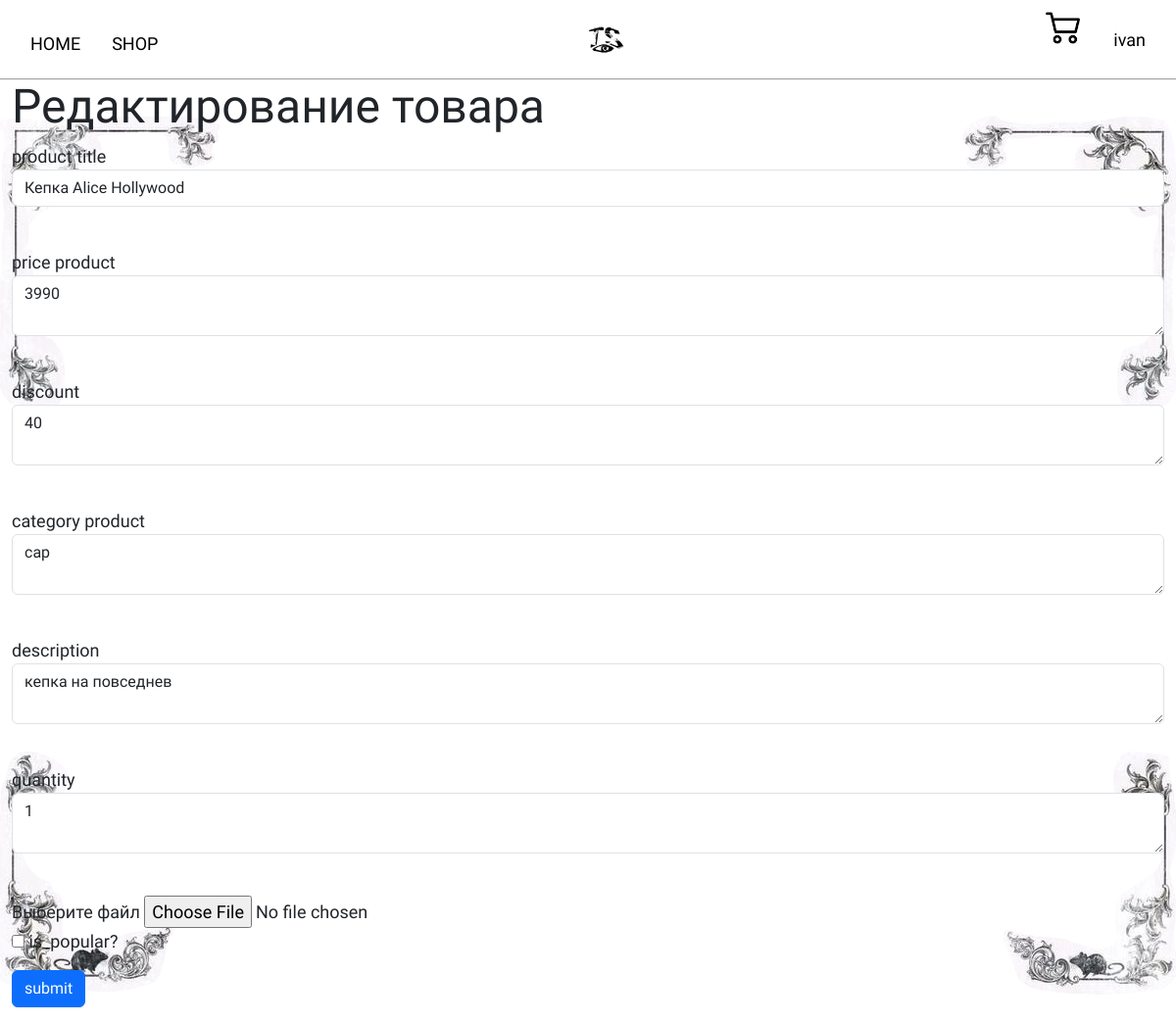
The page /product_edit/2 (signed in) on the database its author committed.
### data/users.py (models this page shows, shortened)
class User(SqlAlchemyBase, UserMixin, SerializerMixin):
    __tablename__ = 'users'
    id = sqlalchemy.Column(sqlalchemy.Integer,
                           primary_key=True, autoincrement=True)
    surname = sqlalchemy.Column(sqlalchemy.String)
    about = sqlalchemy.Column(sqlalchemy.String)
    name = sqlalchemy.Column(sqlalchemy.String)
    age = sqlalchemy.Column(sqlalchemy.Integer)
    email = sqlalchemy.Column(sqlalchemy.String, unique=True)
    hashed_password = sqlalchemy.Column(sqlalchemy.String)
    money = sqlalchemy.Column(sqlalchemy.Integer, nullable=True)
    total_spent = sqlalchemy.Column(sqlalchemy.Integer, nullable=True)
    modified_date = sqlalchemy.Column(sqlalchemy.DateTime)
    admin = sqlalchemy.Column(sqlalchemy.Boolean, default=False)
    news = orm.relationship("Product", back_populates='user')

### data/product.py (models this page shows)
class Product(SqlAlchemyBase,SerializerMixin):
    __tablename__ = 'products'
    id = sqlalchemy.Column(sqlalchemy.Integer,
                           primary_key=True, autoincrement=True)
    title = sqlalchemy.Column(sqlalchemy.String, nullable=True, unique=True)
    price = sqlalchemy.Column(sqlalchemy.Integer, nullable=True)
    category = sqlalchemy.Column(sqlalchemy.String, nullable=True)
    description = sqlalchemy.Column(sqlalchemy.String, nullable=True)
    discount = sqlalchemy.Column(sqlalchemy.Integer, nullable=True, default=0)
    created_date = sqlalchemy.Column(sqlalchemy.DateTime,
                                     default=datetime.datetime.now)
    quantity = sqlalchemy.Column(sqlalchemy.Integer, nullable=True)
    is_popular = sqlalchemy.Column(sqlalchemy.Boolean, default=True)
    image = sqlalchemy.Column(sqlalchemy.BLOB, nullable=True)
    user_id = sqlalchemy.Column(sqlalchemy.Integer,
                                sqlalchemy.ForeignKey("users.id"),nullable=True)
    user = orm.relationship('User')
    categories = orm.relationship("Category",
                                  secondary="association",
                                  backref="work")

### server.py (the view, shortened to what this page needs)
@app.route('/product_edit/<int:id>', methods=['GET', 'POST'])
@login_required
def edit_news(id):
    form = ProductForm()
    db_sess = db_session.create_session()
    user = db_sess.query(User).filter_by(id=current_user.id).first()
    db_sess.close()
    if not user.admin:
        flash('Вы не Админ, вы не можете редактировать товар', 'error')
        return redirect('/')
    if request.method == "GET":
        db_sess = db_session.create_session()
        product = db_sess.query(Product).filter(Product.id == id).first()
        if product:
            form.title.data = product.title
            form.price.data = product.price
            form.category.data = product.category
            form.discount.data = product.discount
            form.description.data = product.description
            form.quantity.data = product.quantity
            form.is_popular.data = product.is_popular
        else:
            abort(404)
    return render_template('produc.html',
                           title='Редактирование товара',
                           form=form
                           )

### forms/product.py
class ProductForm(FlaskForm):
    title = StringField('product title', validators=[DataRequired()])
    price = TextAreaField("price product")
    category = TextAreaField("category product")
    description = TextAreaField("description")
    discount = TextAreaField("discount")
    quantity = TextAreaField("quantity")
    is_popular = BooleanField("is_popular?")
    submit = SubmitField('submit')
    categories = orm.relationship("Category",
                                  secondary="association",
                                  backref="products")

### data/db_session.py (called while the page is built)
def create_session() -> Session:
    global __factory
    return __factory()

### server.py (called while the page is built)
@login_manager.user_loader
def load_user(user_id):
    db_sess = db_session.create_session()
    ret = db_sess.query(User).get(user_id)
    db_sess.close()
    return ret

### templates/produc.html (shortened to what this page needs)
{% extends "base.html" %}
{% block content %}
<h1 class="d-flex">{{ title }}</h1>
<form action="" method="post" enctype="multipart/form-data">
    <p>
        {{ form.title.label }}<br>
        {{ form.title(class="form-control") }}<br>
    </p>
    <p>
        {{ form.price.label }}<br>
        {{ form.price(class="form-control") }}<br>
    </p>
    <p>
        {{ form.discount.label }}<br>
        {{ form.discount(class="form-control") }}<br>
    </p>
    <p>
        {{ form.category.label }}<br>
        {{ form.category(class="form-control") }}<br>
    </p>
    <p>
        {{ form.description.label }}<br>
        {{ form.description(class="form-control") }}<br>
    </p>
     <p>
        {{ form.quantity.label }}<br>
        {{ form.quantity(class="form-control") }}<br>
    </p>
    <div class="form-group">
        <label for="photo">Выберите файл</label>
        <input type="file" class="form-control-file" id="photo" name="file">
    </div>
    <p>{{ form.is_popular() }} {{ form.is_popular.label }}</p>
    <p>{{ form.submit(type="submit", class="btn btn-primary") }}</p>
</form>
{% endblock %}

### templates/base.html (shortened to what this page needs)
<!DOCTYPE html>
<html lang="en">
<head>
    <link href="https://cdn.jsdelivr.net/npm/bootstrap@5.3.5/dist/css/bootstrap.min.css" rel="stylesheet">
    <link rel="stylesheet" href="{{ url_for('static', filename='css/base.css') }}">
</head>
<body>
    <header class="header sticky-top">
        <div class="header-container d-flex">
            <navbar class="header-nav pt-4">
                <ul class="header-list d-flex">
                    <li>
                        <a href="/" class="nav-a m-3">Home</a>
                    </li>
                    <li>
                        <a href="/shop" class="nav-a m-3">Shop</a>
                    </li>
                </ul>
            </navbar>
            <div class="header-logo">
                <a href="/"><img src="{{ url_for('static', filename='img/icon.jpg') }}" class="icon" alt=""></a>
            </div>
            <div class="header-profile d-flex gap-2 align-items-start">
                {% if current_user.is_authenticated %}
                <a href="/cart"><img src="{{ url_for('static', filename='img/cart.png') }}" class="grob " alt=""></a>
			    <a class="m-3" href="/profile">{{ current_user.name }}</a>
		        {% else %}
                <p>
				<a href="/login" class="m-3">Login</a>
			    </p>
		        {% endif %}
            </div>
        </div>
    </header>
    <div class="container">
        {% block content %}
        {% endblock content %}
    </div>
    <img src="{{ url_for('static', filename='img/frame1.png') }}" class="frame1" alt="">
    <img src="{{ url_for('static', filename='img/frame2.png') }}" class="frame2" alt="">
    <img src="{{ url_for('static', filename='img/frame3.png') }}" class="frame3" alt="">
    <img src="{{ url_for('static', filename='img/frame4.png') }}" class="frame4" alt="">
</body>
</html>

### static/css/base.css (style rules this page uses)
:root { --box-shadow: 0px 1px 1px rgba(0, 0, 0, 0.363); }
body { font-family: "Carrois Gothic", sans-serif; font-size: 18px; padding: 0; margin: 0; overflow-x: hidden; }
ul { list-style: none; padding: 0; }
a { text-decoration: none; color: #000; }
h1 { font-size: 48px; }
.header { height: 80px; background-color: #fff; box-shadow: var(--box-shadow); }
.header-list { text-transform: uppercase; }
.header-container { box-sizing: border-box; max-width: 1400px; margin: 0 auto; justify-content: space-between; padding: 0 15px; align-items: center; }
.container { box-sizing: border-box; max-width: 1600px; margin: 0 auto; }
.frame1 { position: absolute; right: -0.5%; bottom: 60%; z-index: -1; }
.frame2 { position: absolute; left: -0.5%; bottom: 60%; z-index: -1; }
.frame3 { position: absolute; left: -0.3%; top: 73.4%; z-index: -1; }
.frame4 { position: absolute; right: -0.3%; top: 73.4%; z-index: -1; }
.grob { width: 35px; height: 35px; margin-right: 10px; }
.icon { width: 100px; height: 80px; margin-right: 10px; }

### rows shown on the page
User: name "ivan"
Product: title "Кепка Alice Hollywood", price "3990", discount "40", category "cap", description "кепка на повседнев", quantity "1"

### other values the page prints
{{ title }} "Редактирование товара"
